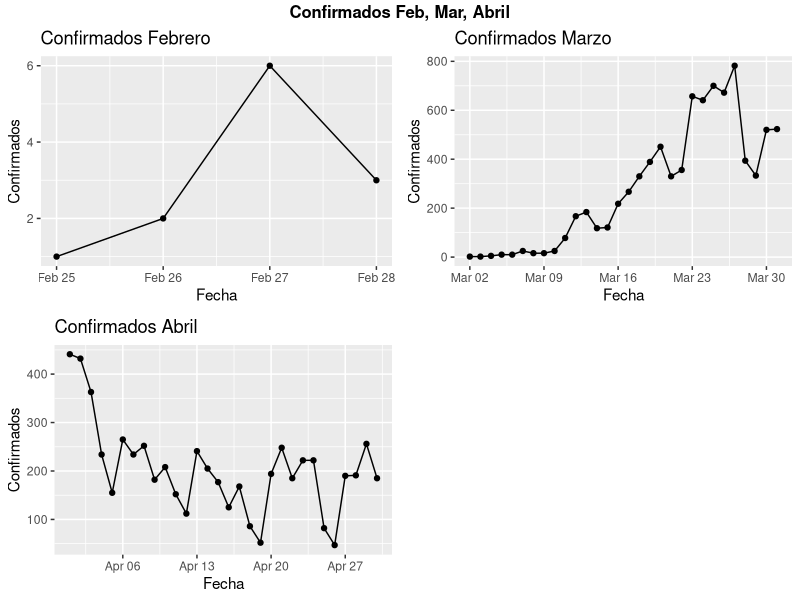
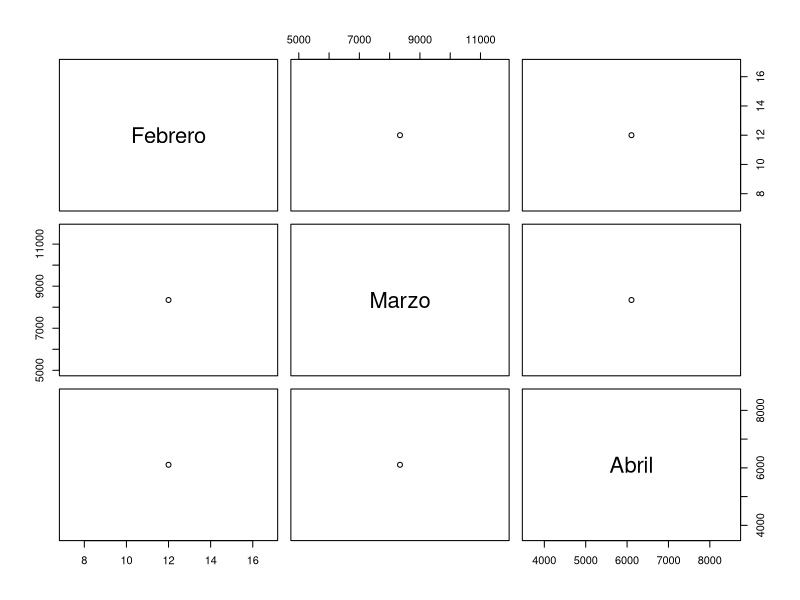

The R source for these figures, in order:
## ---- chunk 1
knitr::opts_chunk$set(echo = TRUE)
## ---- chunk 2

library(dplyr)
library(ggplot2)
library(ggridges)
library(ggpubr)

covid_datos <- read.csv("Datasets/covid_datos.txt", sep=";", encoding = "UTF-8")

# Se genera una ultima columna al finalizar cada linea con ';' por lo que la eliminamos
covid_datos <- covid_datos[, 1:4]

# Para evitar problemas con los acentos en las columnas cambiamos el nombre de la primera
names(covid_datos)[1] <- "Fecha"

covid_datos$Fecha <- as.Date(covid_datos$Fecha, format='%d/%m/%Y')

indices <- which(is.na(covid_datos$Valor))
covid_datos$Valor[indices] = 0

## ---- chunk 3

TCFeb <- covid_datos[(format(covid_datos$Fecha, "%m") == '02') & covid_datos$Territorio == "Andalucía" & covid_datos$Medida == "Total confirmados (PCR+test)", ]

TCFeb

TCMarzo <- covid_datos[(format(covid_datos$Fecha, "%m") == '03') & covid_datos$Territorio == "Andalucía" & covid_datos$Medida == "Total confirmados (PCR+test)", ]

TCMarzo

TCAbril <- covid_datos[(format(covid_datos$Fecha, "%m") == '04') & covid_datos$Territorio == "Andalucía" & covid_datos$Medida == "Total confirmados (PCR+test)", ]

TCAbril

gf <- ggplot(TCFeb, aes(x=Fecha, y=Valor)) +
  geom_point() +
  geom_line(aes(group = 1)) +
  labs(title = "Confirmados Febrero",
       y = "Confirmados",
       x = "Fecha")

gm <- ggplot(TCMarzo, aes(x=Fecha, y=Valor)) +
  geom_point() +
  geom_line(aes(group = 1)) +
  labs(title = "Confirmados Marzo",
       y = "Confirmados",
       x = "Fecha")

ga <- ggplot(TCAbril, aes(x=Fecha, y=Valor)) +
  geom_point() +
  geom_line(aes(group = 1)) +
  labs(title = "Confirmados Abril",
       y = "Confirmados",
       x = "Fecha")

figure2 <- ggarrange(gf,gm,ga)
annotate_figure(figure2, top = text_grob("Confirmados Feb, Mar, Abril", face = "bold", size = 12))

sumF <- sum(TCFeb$Valor)

sumM <- sum(TCMarzo$Valor)

sumA <- sum(TCAbril$Valor)

df <- data.frame(Febrero = sumF, Marzo = sumM, Abril = sumA)
df

plot(df)
## ---- chunk 4



